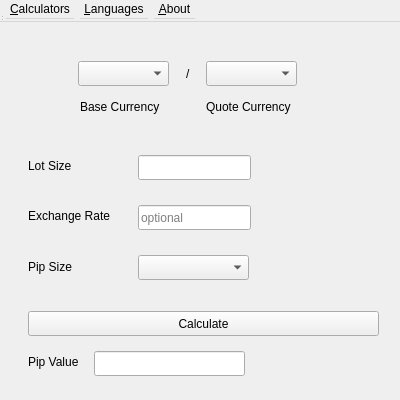
<?xml version="1.0" encoding="UTF-8"?>
<ui version="4.0">
 <class>PipCalculator</class>
 <widget class="QWidget" name="PipCalculator">
  <property name="geometry">
   <rect>
    <x>0</x>
    <y>0</y>
    <width>400</width>
    <height>400</height>
   </rect>
  </property>
  <property name="windowTitle">
   <string>Forex Calculator</string>
  </property>
  <widget class="QWidget" name="centralwidget" native="true">
   <property name="geometry">
    <rect>
     <x>0</x>
     <y>0</y>
     <width>403</width>
     <height>377</height>
    </rect>
   </property>
  </widget>
  <widget class="QMenuBar" name="menubar">
   <property name="geometry">
    <rect>
     <x>0</x>
     <y>0</y>
     <width>400</width>
     <height>22</height>
    </rect>
   </property>
   <widget class="QMenu" name="menuCalculators">
    <property name="title">
     <string>&amp;Calculators</string>
    </property>
    <addaction name="actionPip_calculator"/>
    <addaction name="actionMargin_calculator"/>
    <addaction name="actionLot_Size_Calculator"/>
    <addaction name="actionProfit_and_Loss_Calculator"/>
    <addaction name="actionPosition_Size_Calculator"/>
    <addaction name="actionRisk_Reward_Calculator"/>
    <addaction name="actionSwap_Calculator"/>
    <addaction name="actionCurrency_Converter"/>
    <addaction name="actionFibonacci_Calculator"/>
    <addaction name="actionVolatility_Calculator"/>
    <addaction name="actionBreak_Even_Calculator"/>
    <addaction name="actionCompound_Interest_Calculator"/>
    <addaction name="actionRisk_Management_Calculator"/>
   </widget>
   <widget class="QMenu" name="menuLanguages">
    <property name="title">
     <string>&amp;Languages</string>
    </property>
    <widget class="QMenu" name="menuAsian_2">
     <property name="title">
      <string>Asian</string>
     </property>
     <addaction name="actionHindi_2"/>
     <addaction name="actionBengali_2"/>
     <addaction name="actionJapanese_2"/>
     <addaction name="actionKorean_2"/>
     <addaction name="actionVietnamese_2"/>
     <addaction name="actionThai_2"/>
    </widget>
    <widget class="QMenu" name="menuEuropean">
     <property name="title">
      <string>European</string>
     </property>
     <addaction name="actionFrench_2"/>
     <addaction name="actionGerman_2"/>
     <addaction name="actionRussian_2"/>
     <addaction name="actionPortuguese_2"/>
     <addaction name="actionItalian"/>
    </widget>
    <widget class="QMenu" name="menuMiddle_Eastern">
     <property name="title">
      <string>Middle Eastern</string>
     </property>
     <addaction name="actionPersian_Farsi"/>
     <addaction name="actionTurkish"/>
     <addaction name="actionHebrew"/>
     <addaction name="actionPashto"/>
    </widget>
    <widget class="QMenu" name="menuAfrican">
     <property name="title">
      <string>African</string>
     </property>
     <addaction name="actionSwahili"/>
     <addaction name="actionHausa"/>
     <addaction name="actionAmharic"/>
     <addaction name="actionYoruba"/>
     <addaction name="actionZulu"/>
    </widget>
    <widget class="QMenu" name="menuIndigenous">
     <property name="title">
      <string>Indigenous</string>
     </property>
     <addaction name="actionHaitian_Creole"/>
     <addaction name="actionQuechua"/>
     <addaction name="actionGuarani"/>
     <addaction name="actionNahuatl"/>
    </widget>
    <addaction name="actionEnglish"/>
    <addaction name="actionSpanish"/>
    <addaction name="actionChinese_2"/>
    <addaction name="actionArabic"/>
    <addaction name="separator"/>
    <addaction name="menuAsian_2"/>
    <addaction name="menuEuropean"/>
    <addaction name="menuMiddle_Eastern"/>
    <addaction name="menuAfrican"/>
    <addaction name="menuIndigenous"/>
   </widget>
   <widget class="QMenu" name="menuAbout">
    <property name="title">
     <string>&amp;About</string>
    </property>
    <addaction name="aboutQt"/>
    <addaction name="aboutForexCalculator"/>
   </widget>
   <addaction name="menuCalculators"/>
   <addaction name="menuLanguages"/>
   <addaction name="menuAbout"/>
  </widget>
  <widget class="QStatusBar" name="statusbar">
   <property name="geometry">
    <rect>
     <x>0</x>
     <y>0</y>
     <width>3</width>
     <height>22</height>
    </rect>
   </property>
  </widget>
  <widget class="QStackedWidget" name="stackedWidget">
   <property name="geometry">
    <rect>
     <x>8</x>
     <y>31</y>
     <width>391</width>
     <height>371</height>
    </rect>
   </property>
   <widget class="QWidget" name="page">
    <widget class="QLabel" name="label">
     <property name="geometry">
      <rect>
       <x>72</x>
       <y>60</y>
       <width>91</width>
       <height>31</height>
      </rect>
     </property>
     <property name="text">
      <string>Base Currency</string>
     </property>
    </widget>
    <widget class="QLabel" name="label_2">
     <property name="geometry">
      <rect>
       <x>198</x>
       <y>60</y>
       <width>101</width>
       <height>31</height>
      </rect>
     </property>
     <property name="text">
      <string>Quote Currency</string>
     </property>
    </widget>
    <widget class="QLineEdit" name="lotSizeInput">
     <property name="geometry">
      <rect>
       <x>130</x>
       <y>124</y>
       <width>113</width>
       <height>25</height>
      </rect>
     </property>
    </widget>
    <widget class="QLabel" name="label_3">
     <property name="geometry">
      <rect>
       <x>20</x>
       <y>119</y>
       <width>101</width>
       <height>31</height>
      </rect>
     </property>
     <property name="text">
      <string>Lot Size</string>
     </property>
    </widget>
    <widget class="QLineEdit" name="exchangeRateInput">
     <property name="geometry">
      <rect>
       <x>130</x>
       <y>174</y>
       <width>113</width>
       <height>25</height>
      </rect>
     </property>
     <property name="placeholderText">
      <string>optional</string>
     </property>
    </widget>
    <widget class="QLabel" name="label_4">
     <property name="geometry">
      <rect>
       <x>20</x>
       <y>169</y>
       <width>101</width>
       <height>31</height>
      </rect>
     </property>
     <property name="text">
      <string>Exchange Rate</string>
     </property>
    </widget>
    <widget class="QLabel" name="label_5">
     <property name="geometry">
      <rect>
       <x>178</x>
       <y>27</y>
       <width>21</width>
       <height>31</height>
      </rect>
     </property>
     <property name="text">
      <string>/</string>
     </property>
    </widget>
    <widget class="QLabel" name="label_6">
     <property name="geometry">
      <rect>
       <x>20</x>
       <y>220</y>
       <width>101</width>
       <height>31</height>
      </rect>
     </property>
     <property name="text">
      <string>Pip Size</string>
     </property>
    </widget>
    <widget class="QComboBox" name="comboBox">
     <property name="geometry">
      <rect>
       <x>130</x>
       <y>224</y>
       <width>111</width>
       <height>25</height>
      </rect>
     </property>
     <property name="currentText">
      <string/>
     </property>
    </widget>
    <widget class="QComboBox" name="baseCurrencyCombo">
     <property name="geometry">
      <rect>
       <x>70</x>
       <y>30</y>
       <width>91</width>
       <height>25</height>
      </rect>
     </property>
    </widget>
    <widget class="QComboBox" name="quoteCurrencyCombo">
     <property name="geometry">
      <rect>
       <x>198</x>
       <y>30</y>
       <width>91</width>
       <height>25</height>
      </rect>
     </property>
    </widget>
    <widget class="QPushButton" name="calculateButton">
     <property name="geometry">
      <rect>
       <x>20</x>
       <y>280</y>
       <width>351</width>
       <height>25</height>
      </rect>
     </property>
     <property name="text">
      <string>Calculate</string>
     </property>
    </widget>
    <widget class="QLabel" name="label_7">
     <property name="geometry">
      <rect>
       <x>20</x>
       <y>320</y>
       <width>71</width>
       <height>21</height>
      </rect>
     </property>
     <property name="text">
      <string>Pip Value</string>
     </property>
    </widget>
    <widget class="QLineEdit" name="pipValueResult">
     <property name="enabled">
      <bool>true</bool>
     </property>
     <property name="geometry">
      <rect>
       <x>86</x>
       <y>320</y>
       <width>151</width>
       <height>25</height>
      </rect>
     </property>
     <property name="readOnly">
      <bool>true</bool>
     </property>
    </widget>
   </widget>
   <widget class="QWidget" name="page_2"/>
  </widget>
  <action name="aboutQt">
   <property name="text">
    <string>About Qt</string>
   </property>
  </action>
  <action name="aboutForexCalculator">
   <property name="text">
    <string>About Forex Calculator</string>
   </property>
  </action>
  <action name="actionPip_calculator">
   <property name="text">
    <string>Pip Calculator</string>
   </property>
   <property name="shortcut">
    <string>Ctrl+P</string>
   </property>
  </action>
  <action name="actionMargin_calculator">
   <property name="text">
    <string>Margin Calculator</string>
   </property>
   <property name="shortcut">
    <string>Ctrl+M</string>
   </property>
  </action>
  <action name="actionLot_Size_Calculator">
   <property name="text">
    <string>Lot Size Calculator</string>
   </property>
   <property name="shortcut">
    <string>Ctrl+L</string>
   </property>
  </action>
  <action name="actionProfit_and_Loss_Calculator">
   <property name="text">
    <string>Profit and Loss Calculator</string>
   </property>
   <property name="shortcut">
    <string>Ctrl+T</string>
   </property>
  </action>
  <action name="actionPosition_Size_Calculator">
   <property name="text">
    <string>Position Size Calculator</string>
   </property>
   <property name="shortcut">
    <string>Ctrl+O</string>
   </property>
  </action>
  <action name="actionRisk_Reward_Calculator">
   <property name="text">
    <string>Risk/Reward Calculator</string>
   </property>
   <property name="shortcut">
    <string>Ctrl+R</string>
   </property>
  </action>
  <action name="actionSwap_Calculator">
   <property name="text">
    <string>Swap Calculator</string>
   </property>
   <property name="shortcut">
    <string>Ctrl+W</string>
   </property>
  </action>
  <action name="actionCurrency_Converter">
   <property name="text">
    <string>Currency Converter</string>
   </property>
   <property name="shortcut">
    <string>Ctrl+Y</string>
   </property>
  </action>
  <action name="actionFibonacci_Calculator">
   <property name="text">
    <string>Fibonacci Calculator</string>
   </property>
   <property name="shortcut">
    <string>Ctrl+F</string>
   </property>
  </action>
  <action name="actionVolatility_Calculator">
   <property name="text">
    <string>Volatility Calculator</string>
   </property>
   <property name="shortcut">
    <string>Ctrl+V</string>
   </property>
  </action>
  <action name="actionBreak_Even_Calculator">
   <property name="text">
    <string>Break-Even Calculator</string>
   </property>
   <property name="shortcut">
    <string>Ctrl+B</string>
   </property>
  </action>
  <action name="actionCompound_Interest_Calculator">
   <property name="text">
    <string>Compound Interest Calculator</string>
   </property>
   <property name="shortcut">
    <string>Ctrl+U</string>
   </property>
  </action>
  <action name="actionEnglish">
   <property name="text">
    <string>English</string>
   </property>
  </action>
  <action name="actionSpanish">
   <property name="text">
    <string>Spanish</string>
   </property>
  </action>
  <action name="actionChinese_2">
   <property name="text">
    <string>Chinese</string>
   </property>
  </action>
  <action name="actionArabic">
   <property name="text">
    <string>Arabic</string>
   </property>
  </action>
  <action name="actionRussian">
   <property name="text">
    <string>Russian</string>
   </property>
  </action>
  <action name="actionPortuguese">
   <property name="text">
    <string>Portuguese</string>
   </property>
  </action>
  <action name="actionGerman">
   <property name="text">
    <string>German</string>
   </property>
  </action>
  <action name="actionJapanese">
   <property name="text">
    <string>Japanese</string>
   </property>
  </action>
  <action name="actionHindi">
   <property name="text">
    <string>Hindi</string>
   </property>
  </action>
  <action name="actionBengali">
   <property name="text">
    <string>Bengali</string>
   </property>
  </action>
  <action name="actionPunjabi">
   <property name="text">
    <string>Punjabi</string>
   </property>
  </action>
  <action name="actionUrdu">
   <property name="text">
    <string>Urdu</string>
   </property>
  </action>
  <action name="actionVietnamese">
   <property name="text">
    <string>Vietnamese</string>
   </property>
  </action>
  <action name="actionIndonesian_Bahasa_Indonesia">
   <property name="text">
    <string>Indonesian (Bahasa Indonesia)</string>
   </property>
  </action>
  <action name="actionTagalog_Filipino">
   <property name="text">
    <string>Tagalog (Filipino)</string>
   </property>
  </action>
  <action name="actionKorean">
   <property name="text">
    <string>Korean</string>
   </property>
  </action>
  <action name="actionTamil">
   <property name="text">
    <string>Tamil</string>
   </property>
  </action>
  <action name="actionThai">
   <property name="text">
    <string>Thai</string>
   </property>
  </action>
  <action name="actionBurmese">
   <property name="text">
    <string>Burmese</string>
   </property>
  </action>
  <action name="actionKhmer">
   <property name="text">
    <string>Khmer</string>
   </property>
  </action>
  <action name="actionNepali">
   <property name="text">
    <string>Nepali</string>
   </property>
  </action>
  <action name="actionHindi_2">
   <property name="text">
    <string>Hindi</string>
   </property>
  </action>
  <action name="actionBengali_2">
   <property name="text">
    <string>Bengali</string>
   </property>
  </action>
  <action name="actionJapanese_2">
   <property name="text">
    <string>Japanese</string>
   </property>
  </action>
  <action name="actionKorean_2">
   <property name="text">
    <string>Korean</string>
   </property>
  </action>
  <action name="actionVietnamese_2">
   <property name="text">
    <string>Vietnamese</string>
   </property>
  </action>
  <action name="actionThai_2">
   <property name="text">
    <string>Thai</string>
   </property>
  </action>
  <action name="actionFrench_2">
   <property name="text">
    <string>French</string>
   </property>
  </action>
  <action name="actionGerman_2">
   <property name="text">
    <string>German</string>
   </property>
  </action>
  <action name="actionRussian_2">
   <property name="text">
    <string>Russian</string>
   </property>
  </action>
  <action name="actionPortuguese_2">
   <property name="text">
    <string>Portuguese</string>
   </property>
  </action>
  <action name="actionItalian">
   <property name="text">
    <string>Italian</string>
   </property>
  </action>
  <action name="actionPersian_Farsi">
   <property name="text">
    <string>Persian (Farsi)</string>
   </property>
  </action>
  <action name="actionTurkish">
   <property name="text">
    <string>Turkish</string>
   </property>
  </action>
  <action name="actionHebrew">
   <property name="text">
    <string>Hebrew</string>
   </property>
  </action>
  <action name="actionPashto">
   <property name="text">
    <string>Pashto</string>
   </property>
  </action>
  <action name="actionSwahili">
   <property name="text">
    <string>Swahili</string>
   </property>
  </action>
  <action name="actionAmharic">
   <property name="text">
    <string>Amharic</string>
   </property>
  </action>
  <action name="actionHausa">
   <property name="text">
    <string>Hausa</string>
   </property>
  </action>
  <action name="actionYoruba">
   <property name="text">
    <string>Yoruba</string>
   </property>
  </action>
  <action name="actionZulu">
   <property name="text">
    <string>Zulu</string>
   </property>
  </action>
  <action name="actionHaitian_Creole">
   <property name="text">
    <string>Haitian Creole</string>
   </property>
  </action>
  <action name="actionQuechua">
   <property name="text">
    <string>Quechua</string>
   </property>
  </action>
  <action name="actionGuarani">
   <property name="text">
    <string>Guarani</string>
   </property>
  </action>
  <action name="actionNahuatl">
   <property name="text">
    <string>Nahuatl</string>
   </property>
  </action>
  <action name="actionRisk_Management_Calculator">
   <property name="text">
    <string>Risk Management Calculator</string>
   </property>
   <property name="shortcut">
    <string>Ctrl+M</string>
   </property>
  </action>
 </widget>
 <resources/>
 <connections/>
</ui>
